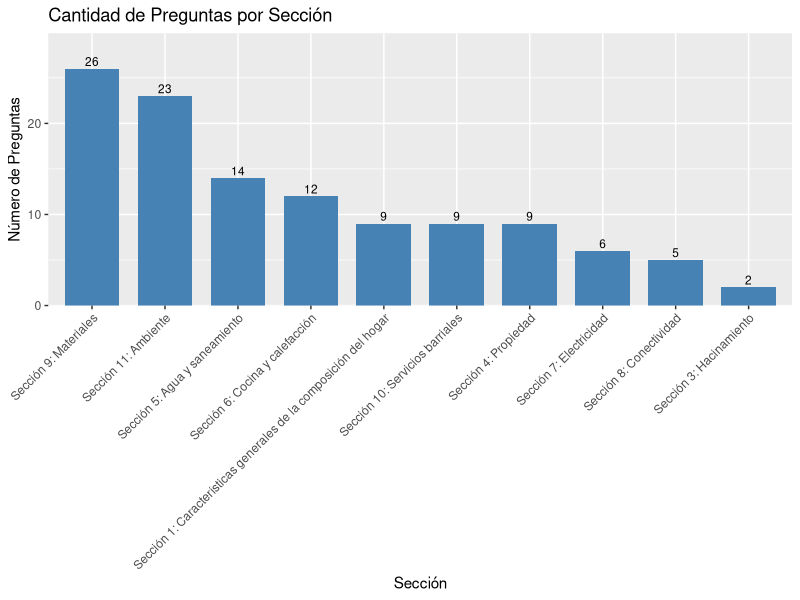
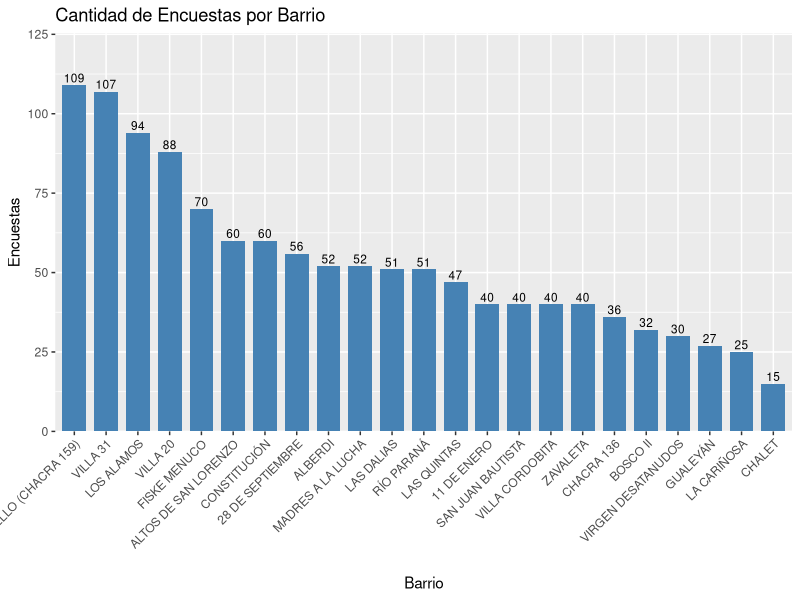
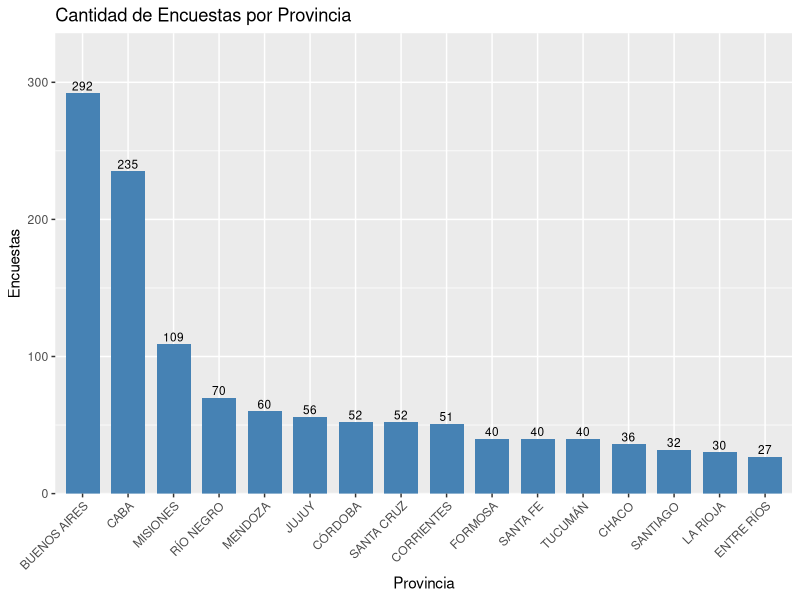

Here is the R script that generated these plots, in order:
## ---- chunk 1
# setup
knitr::opts_chunk$set(message = FALSE, warning = FALSE, include = FALSE)
## ---- chunk 2
# Lista de librerías
packages <- c("readxl", "dplyr", "tidyr", "data.table", "stringr", "ggplot2")

# Installación de librerías
installed_packages <- packages %in% rownames(installed.packages())
if (any(installed_packages == FALSE)) {install.packages(packages[!installed_packages])}

# Carga de librerías
invisible(lapply(packages, library, character.only = TRUE))
## ---- chunk 3
 # dh: Dataframe de respuestas a todas las preguntas de la encuesta, cada fila es una respuesta y las columnas tienen la pregunta y sección asociada.
 # df: Dataframe de encuestas, cada fila es una encuesta y cada columna una variable de la encuesta como por ejemplo el barrio, provincia y respuestas dadas.
## ---- chunk 4
# Tratamiento de columnas/variables de datos de encuestas por encabezados multiple
dh <- read_excel(path = "./Datos_LP.xlsx", n_max = 3, col_names = FALSE) 
dh <- dh %>% transpose() %>% fill(V1, V2, V3, .direction = "down")
colnames(dh) <-c("SECCIONES", "REFERENCIA", "PREGUNTA")
dh <- dh[-1:-3,]
dh <- dh %>% group_by(PREGUNTA) %>% mutate(ID = row_number(PREGUNTA))
dh$ID <- paste(dh$REFERENCIA, dh$ID, sep = "_")
dh$ID <- paste("id", dh$ID, sep = "_")
## ---- chunk 5
# Nuevos nombres de columnas de datos de encuestas
cn2 <- dh %>% transpose()
cn2 <- cn2[4,]
cn1 <- c("ORDEN", "PROVINCIA", "BARRIO")
col_names <- c(cn1, cn2) %>% as.character()
## ---- chunk 6
# Carga de datos encuesta
df <- read_excel(path = "./Datos_LP.xlsx", skip = 3, col_names = col_names) %>% data.frame() %>% arrange(ORDEN)
df$BARRIO = str_to_upper(df$BARRIO)
df$PROVINCIA = str_to_upper(df$PROVINCIA)
## ---- chunk 7
# Cantidad de preguntas por sección
dh_secciones <- dh %>% 
  group_by(SECCIONES) %>% 
  summarize("TOTAL PREGUNTAS" = n()) %>% 
  arrange(desc(`TOTAL PREGUNTAS`))
# Gráfico de datos
ggplot(dh_secciones) +
  aes(x = reorder(SECCIONES, -`TOTAL PREGUNTAS`), y = `TOTAL PREGUNTAS`) + 
  geom_col(fill = "steelblue", width = 0.75) +
  scale_y_continuous(expand = expansion(mult = c(0, 0.15))) + 
  geom_text(aes(label = `TOTAL PREGUNTAS`), vjust = -0.3, size = 3) +
  labs(x = "Sección", y = "Número de Preguntas", title = "Cantidad de Preguntas por Sección") +
  theme(axis.text.x = element_text(angle = 45, hjust = 1))
## ---- chunk 8
# Cantidad de encuestas por barrio
df_barrios <- df %>% 
  group_by(BARRIO) %>% 
  summarize("TOTAL ENCUESTAS" = n()) %>% 
  arrange(desc(`TOTAL ENCUESTAS`))
# Gráfico de datos
ggplot(df_barrios) +
  aes(x = reorder(BARRIO, -`TOTAL ENCUESTAS`), y = `TOTAL ENCUESTAS`) + 
  geom_col(fill = "steelblue", width = 0.75) +
  scale_y_continuous(expand = expansion(mult = c(0, 0.15))) + 
  geom_text(aes(label = `TOTAL ENCUESTAS`), vjust = -0.3, size = 3) +
  labs(x = "Barrio", y = "Encuestas", title = "Cantidad de Encuestas por Barrio") +
  theme(axis.text.x = element_text(angle = 45, hjust = 1))
## ---- chunk 9
# Cantidad de encuestas por provincia
df_provincia <- df %>% 
  group_by(PROVINCIA) %>% 
  summarize("TOTAL ENCUESTAS" = n()) %>% 
  arrange(desc(`TOTAL ENCUESTAS`))
# Gráfico de datos
ggplot(df_provincia) +
  aes(x = reorder(PROVINCIA, -`TOTAL ENCUESTAS`), y = `TOTAL ENCUESTAS`) + 
  geom_col(fill = "steelblue", width = 0.75) +
  scale_y_continuous(expand = expansion(mult = c(0, 0.15))) + 
  geom_text(aes(label = `TOTAL ENCUESTAS`), vjust = -0.3, size = 3) +
  labs(x = "Provincia", y = "Encuestas", title = "Cantidad de Encuestas por Provincia") +
  theme(axis.text.x = element_text(angle = 45, hjust = 1))
## ---- chunk 10
# Muestra Seccion y pregunta del dataframe de encuestas
dh %>% filter(grepl("5.1", REFERENCIA))
# Muestra exploratoria de respuestas del dataframe de encuestas
df %>% group_by(id_5.1_1) %>% summarise("TOTAL" = n())

# Muestra Seccion y pregunta del dataframe de encuestas
dh %>% filter(grepl("6.1", REFERENCIA))
# Muestra exploratoria de respuestas del dataframe de encuestas
df %>% group_by(id_6.1_1, id_6.1_2, id_6.1_3, id_6.1_4, id_6.1_5) %>% summarise("TOTAL" = n())

# Muestra Seccion y pregunta del dataframe de encuestas
dh %>% filter(grepl("7.1", REFERENCIA))
# Muestra exploratoria de respuestas del dataframe de encuestas
df %>% group_by(id_7.1_1) %>% summarise("TOTAL" = n())
## ---- chunk 11
# Selección de datos
df_servicios <- df %>% select(ORDEN, PROVINCIA, BARRIO, id_5.1_1, id_6.1_1, id_6.1_2, id_6.1_3, id_6.1_4, id_6.1_5, id_7.1_1)
# Tratamiento de datos
df_servicios <- df_servicios %>% 
  mutate("poseeAgua"=ifelse(grepl("A través de una conexión", id_5.1_1), 1, 0)) %>%
  mutate("poseeGas"=ifelse(grepl("Gas natural (red de gas)", id_6.1_1), 1, 0)) %>%
  mutate("poseeElectricidad"=ifelse(grepl("Conexión a través de un medidor", id_7.1_1), 1, 0))
df_servicios$poseeServicios = df_servicios$poseeAgua + df_servicios$poseeGas + df_servicios$poseeElectricidad
df_servicios <- df_servicios %>% select(ORDEN, PROVINCIA, BARRIO, poseeServicios)
## ---- chunk 12
# Agrupación de datos y suma de encuestas con filtro
df_servicios%>% 
  filter(poseeServicios == 0) %>% 
  group_by(BARRIO) %>% 
  summarise("FAMILIAS SIN SERVICIOS" = n()) %>%
  arrange(desc(`FAMILIAS SIN SERVICIOS`))
## ---- chunk 13
# Muestra Seccion y pregunta del dataframe de encuestas
dh %>% filter(grepl("7.1", REFERENCIA))

# Muestra exploratoria de respuestas del dataframe de encuestas
df %>% group_by(id_7.1_1) %>% summarise("TOTAL" = n())

# Muestra Seccion y pregunta del dataframe de encuestas
dh %>% filter(grepl("7.3", REFERENCIA))

# Muestra exploratoria de respuestas del dataframe de encuestas
df %>% group_by(id_7.3_1) %>% summarise("TOTAL" = n())
## ---- chunk 14
# Selección de datos
df_quema <- df %>% select(ORDEN, PROVINCIA, BARRIO, id_7.1_1, id_7.3_1)
## ---- chunk 15
# Muestra Seccion y pregunta del dataframe de encuestas
dh %>% filter(grepl("4.3", REFERENCIA))
# Muestra exploratoria de respuestas del dataframe de encuestas
df %>% group_by(id_4.3_1) %>% summarise("TOTAL" = n())
## ---- chunk 16
# Selección de datos
df_propiedad <- df %>% select(ORDEN, PROVINCIA, BARRIO, id_4.3_1)

# Tratamiendo de datos
df_propiedad <- df_propiedad %>% 
  group_by(PROVINCIA, BARRIO, id_4.3_1) %>%
  tally() %>%
  pivot_wider(names_from = id_4.3_1, values_from = n)

# Muestra de datos
df_propiedad
## ---- chunk 17
# Muestra de medidas características
df_propiedad[3:7] %>% 
  summary()
## ---- chunk 18
# Muestra Seccion y pregunta del dataframe de encuestas
dh %>% filter(grepl("4.4.2", REFERENCIA))

# Muestra exploratoria de respuestas del dataframe de encuestas
df %>% group_by(id_4.3_1, id_4.4.2_1) %>% summarise("TOTAL" = n())
## ---- chunk 19
# Selección de datos
df_costo<- df %>% 
  select(ORDEN, PROVINCIA, BARRIO, id_4.3_1, id_4.4.2_1)
## ---- chunk 20
# Muestra de medidas características sobre la distrubución de encuestas en barrios según filtro anterior
df_costo %>% 
  filter(grepl("Alquilado", id_4.3_1)) %>%
  select(id_4.4.2_1) %>%
  summary()
## ---- chunk 21
# Muestra Seccion y pregunta del dataframe de encuestas
dh %>% filter(grepl("10.6.2", REFERENCIA))
# Muestra exploratoria de respuestas del dataframe de encuestas
df %>% group_by(id_10.6.2_1, id_10.6.2_2, id_10.6.2_3) %>% summarise("TOTAL" = n())
## ---- chunk 22
# Selección de datos
df_plagas <- df %>% 
  select(ORDEN, PROVINCIA, BARRIO, id_10.6.2_1, id_10.6.2_2, id_10.6.2_3)
## ---- chunk 23
# Muestra Seccion y pregunta del dataframe de encuestas
dh %>% filter(grepl("11.9.2", REFERENCIA))

# Muestra exploratoria de respuestas del dataframe de encuestas
df %>% group_by(id_11.9.2_1) %>% summarise("TOTAL" = n())
## ---- chunk 24
# Selección de datos
df_recolección <- df %>% select(ORDEN, PROVINCIA, BARRIO, id_11.9.2_1)

# Tratamiendo de datos
df_recolección <- df_recolección %>% 
  group_by(PROVINCIA, BARRIO, id_11.9.2_1) %>%
  tally() %>%
  pivot_wider(names_from = id_11.9.2_1, values_from = n)
## ---- chunk 25
# Muestra de medidas características
df_recolección[3:6] %>% 
  summary()
## ---- chunk 26
# Muestra Seccion y pregunta del dataframe de encuestas
dh %>% filter(grepl("5.3", REFERENCIA))

# Muestra exploratoria de respuestas del dataframe de encuestas
df %>% group_by(id_5.3_1) %>% summarise("TOTAL" = n())

# Muestra Seccion y pregunta del dataframe de encuestas
dh %>% filter(grepl("3.2", REFERENCIA))

# Muestra exploratoria de respuestas del dataframe de encuestas
df %>% group_by(id_3.2_1) %>% summarise("TOTAL" = n())
## ---- chunk 27
# Selección de datos
df_agua <- df %>% 
  select(ORDEN, PROVINCIA, BARRIO, id_5.3_1, id_3.2_1)

## ---- chunk 28
# Muestra Seccion y pregunta del dataframe de encuestas
dh %>% filter(grepl("1.9", REFERENCIA))

# Muestra exploratoria de respuestas del dataframe de encuestas
df %>% group_by(id_1.9_1) %>% summarise("TOTAL" = n())

# Muestra Seccion y pregunta del dataframe de encuestas
dh %>% filter(grepl("8.4", REFERENCIA))

# Muestra exploratoria de respuestas del dataframe de encuestas
df %>% group_by(id_8.4_1) %>% summarise("TOTAL" = n())
## ---- chunk 29
# Selección de datos
df_tablets <- df %>% 
  select(ORDEN, PROVINCIA, BARRIO, id_1.9_1, id_8.4_1)
